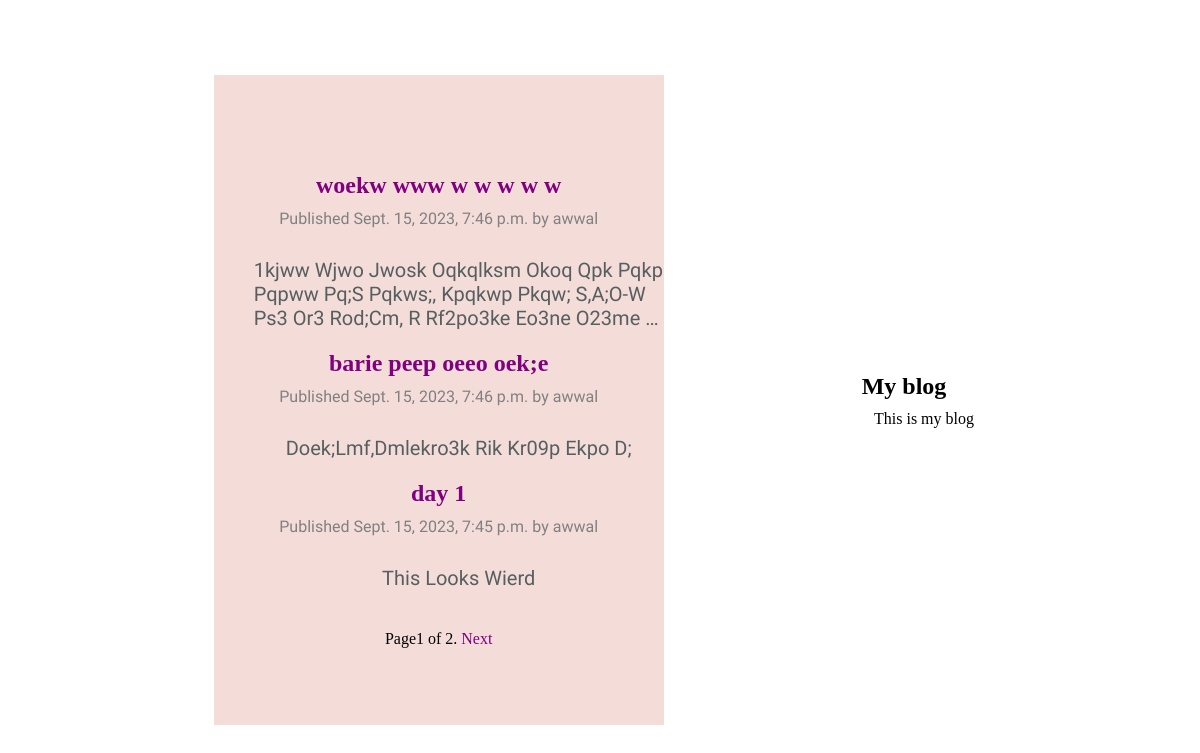
/blog/, run on an earlier commit of the app's database.
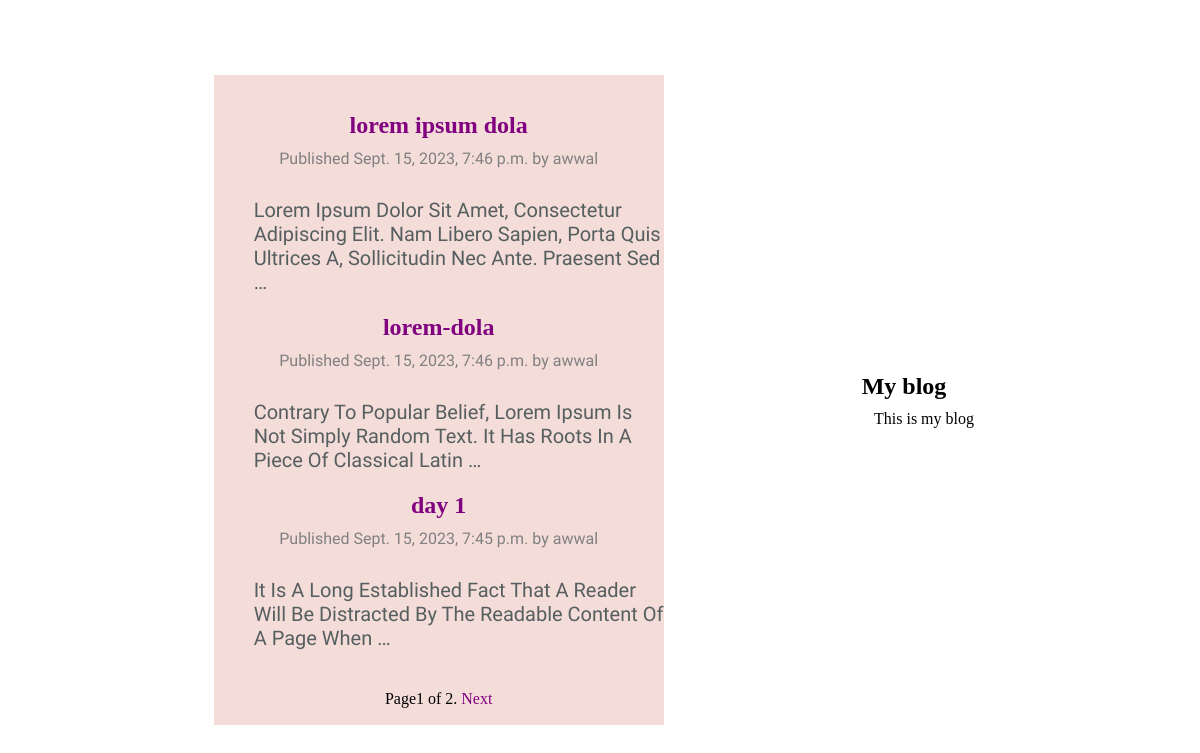
And on a later commit of the database.
### mysite/models.py (models this page shows, shortened)
class Post(models.Model):
    class Status(models.TextChoices):
        DRAFT = "DF", "Draft"
        PUBLISHED = "PB", "Published"
    title = models.CharField(max_length=250)
    slug = models.SlugField(max_length=250, unique_for_date="publish")
    author = models.ForeignKey(
        User, on_delete=models.CASCADE, related_name="blog_posts"
    )
    body = models.TextField()
    publish = models.DateTimeField(default=timezone.now)
    created = models.DateTimeField(auto_now=True)
    updated = models.DateTimeField(auto_now=True)
    status = models.CharField(
        max_length=2, choices=Status.choices, default=Status.DRAFT
    )
    objects = models.Manager()
    published = PublishedManager()
    class Meta:
        ordering = ["-publish"]
        indexes = [models.Index(fields=["-publish"])]
    def get_absolute_url(self):
        return reverse(
            "post_detail",
            args=[
                self.publish.year,
                self.publish.month,
                self.publish.day,
                self.slug,
            ],
        )

### mysite/views.py (the view)
# urls.py: path("", PostListView.as_view(), name="post_list"),
class PostListView(ListView):
    model = Post
    queryset = Post.published.all()
    template_name = "list.html"
    context_object_name = 'posts'
    paginate_by = 3

### templates/list.html (shortened to what this page needs)
{% extends 'base.html' %}
{% block content %}
  {% for post in posts %}
    <h2><a href="{{ post.get_absolute_url }}">
        {{ post.title }}</a></h2>
  <p class="date">
    Published {{ post.publish}} by {{ post.author}}
  </p>
  <section>
      {{ post.body|truncatewords:20|linebreaks}}
  </section>
    {% endfor %}
    <footer>
      {% include 'paginator.html' with page=page_obj %}
    </footer>
{% endblock %}

### templates/base.html (shortened to what this page needs)
{% load static %}
<!DOCTYPE html>
<html lang="en">
<head>
<link rel="stylesheet" href="{% static 'blog.css' %}">
</head>
<body>
    <div class="container">
        <div id="content">
        {% block content %}{% endblock content %}
    </div>
    </div>
    <div id="sidebar">
        <h2 class="bar">My blog</h2>
        <p>This is my blog</p>
    </div>
</body>
</html>

### templates/paginator.html (shortened to what this page needs)
<div class="pagination">
  <span class="step-links">
    <span class="current">Page{{ page.number }} of {{ page.paginator.num_pages }}.</span>
    {% if page.has_next %}
      <a href="?page={{ page.next_page_number }}">Next</a>
    {% endif %}
  </span>
</div>

### static/blog.css (style rules this page uses)
* { margin: 0; box-sizing: border-box; }
a { text-decoration: none; color: purple; }
body { min-height: 100vh; display: flex; align-items: center; justify-content: center; gap: 4%; overflow: hidden; }
.container { height: 650px; display: flex; align-items: center; justify-content: space-between; background: inherit; width: 600px; }
#content { flex-basis: 75%; background: #c03a2b2d; height: 100%; display: flex; flex-flow: column wrap; align-items: center; justify-content: center; width: 100%; }
h2 { margin-bottom: 10px; }
.date { margin-bottom: 20px; color: grey; font-family: 'Indie Flower', cursive; }
section { color: rgb(85, 95, 95); padding-left: 40px; margin-bottom: 20px; margin-top: 10px; font-size: 20px; font-family: 'Macondo', cursive; text-transform: capitalize; }
footer { position: relative; bottom: -20px; }
#sidebar { display: flex; flex-flow: column wrap; align-items: center; justify-content: center; }
.bar { padding-right: 20px; margin-right: 20px; white-space: nowrap; text-overflow: ellipsis; }

What changed in the data, as far as the page shows it:
removed Post: title "woekw www w w w w w", publish "Sept. 15, 2023, 7:46 p.m.", author "awwal", body "1kjww Wjwo Jwosk Oqkqlksm Okoq Qpk Pqkp Pqpww Pq;s Pqkws;, Kpqkwp Pkqw; S,a;o-W Ps3 Or3 Rod;cm, R Rf2po3ke Eo3ne O23me …"
removed Post: title "barie peep oeeo oek;e", publish "Sept. 15, 2023, 7:46 p.m.", author "awwal", body "Doek;lmf,dmlekro3k Rik Kr09p Ekpo D;"
added Post: title "lorem ipsum dola", publish "Sept. 15, 2023, 7:46 p.m.", author "awwal", body "Lorem Ipsum Dolor Sit Amet, Consectetur Adipiscing Elit. Nam Libero Sapien, Porta Quis Ultrices A, Sollicitudin Nec Ante. Praesent Sed …"
added Post: title "lorem-dola", publish "Sept. 15, 2023, 7:46 p.m.", author "awwal", body "Contrary To Popular Belief, Lorem Ipsum Is Not Simply Random Text. It Has Roots In A Piece Of Classical Latin …"
changed Post "day 1": body "This Looks Wierd" → "It Is A Long Established Fact That A Reader Will Be Distracted By The Readable Content Of A Page When …"
